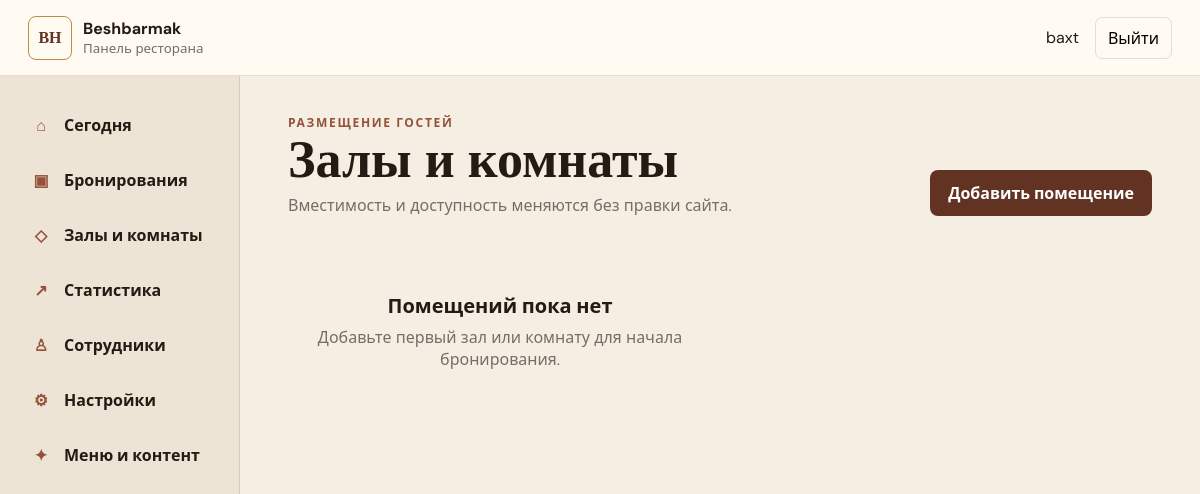
The page /staff/spaces/ (signed in) on the database as committed earlier.
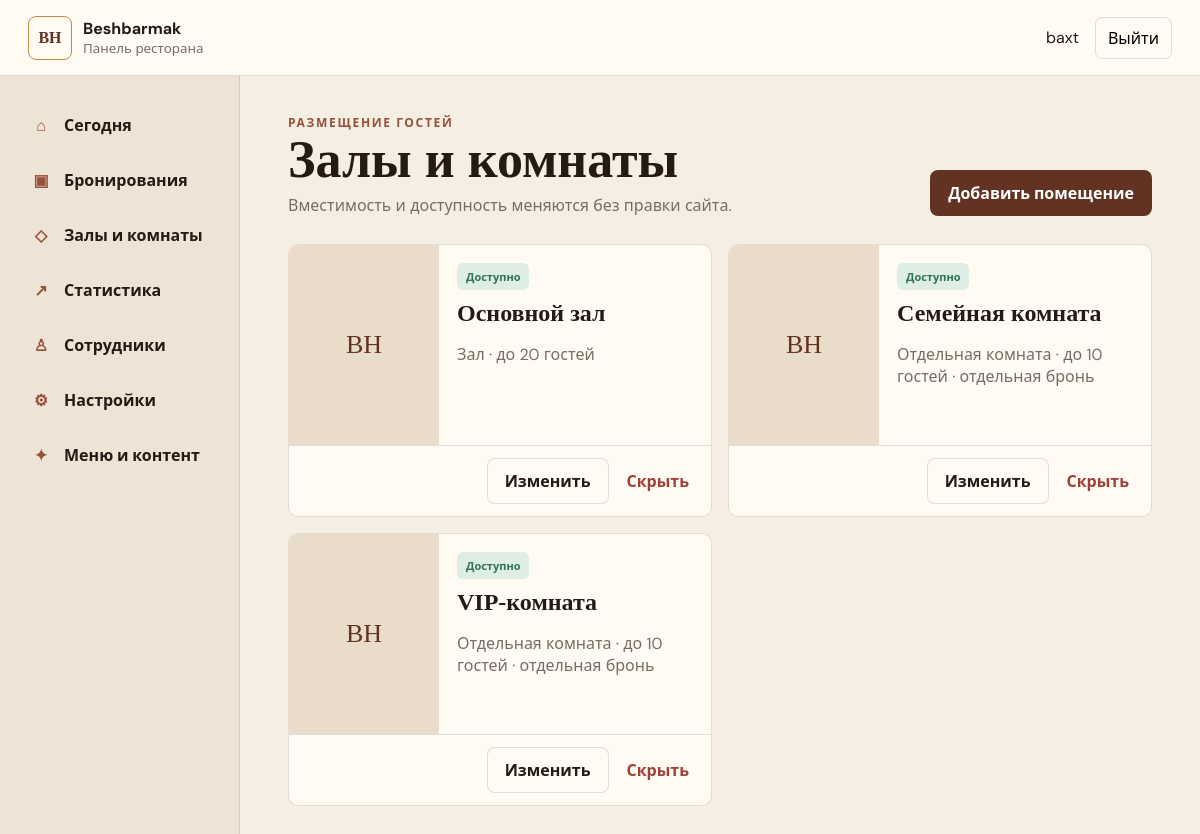
The same page on the database as committed later.
### reservations/models.py (models this page shows, shortened)
class DiningSpace(models.Model):
    class SpaceType(models.TextChoices):
        HALL = "HALL", "Зал"
        PRIVATE_ROOM = "PRIVATE_ROOM", "Отдельная комната"
        TERRACE = "TERRACE", "Терраса"
        VIP = "VIP", "VIP-пространство"
        OTHER = "OTHER", "Другое"
    name = models.CharField("Название", max_length=160)
    name_uz = models.CharField("Название на узбекском", max_length=160, blank=True)
    description = models.TextField("Описание", blank=True)
    description_uz = models.TextField("Описание на узбекском", blank=True)
    image = models.ImageField("Фото", upload_to="spaces/%Y/%m/", blank=True)
    space_type = models.CharField("Тип", max_length=20, choices=SpaceType.choices, default=SpaceType.HALL)
    capacity_min = models.PositiveSmallIntegerField("Минимум гостей", blank=True, null=True)
    capacity_max = models.PositiveSmallIntegerField("Максимум гостей")
    is_exclusive = models.BooleanField("Эксклюзивное бронирование", default=False, help_text="Одновременно может быть только одна подтверждённая бронь.")
    is_active = models.BooleanField("Показывать", default=True)
    is_bookable = models.BooleanField("Можно бронировать", default=True)
    is_temporarily_unavailable = models.BooleanField("Временно недоступно", default=False)
    hide_when_unavailable = models.BooleanField("Скрывать при недоступности", default=False)
    unavailable_reason = models.CharField("Причина недоступности", max_length=240, blank=True)
    unavailable_reason_uz = models.CharField("Причина недоступности на узбекском", max_length=240, blank=True)
    sort_order = models.PositiveSmallIntegerField("Порядок", default=0)
    created_at = models.DateTimeField(auto_now_add=True)
    updated_at = models.DateTimeField(auto_now=True)
    class Meta:
        ordering = ("sort_order", "id")
        verbose_name = "Зал или комната"
        verbose_name_plural = "Залы и комнаты"

### reservations/staff_views.py (the view)
# urls.py: path("spaces/", staff_views.space_list, name="spaces"),
@staff_access(StaffProfile.Role.OWNER, StaffProfile.Role.MANAGER)
def space_list(request):
    return render(request, "staff/space_list.html", {"spaces": DiningSpace.objects.all()})

### reservations/staff_views.py (called while the page is built, shortened)
def _profile_for(user):
    if user.is_superuser:
        return None

def staff_access(*roles):
    def decorator(view):
        @login_required
        @wraps(view)
        def wrapped(request, *args, **kwargs):
            profile = _profile_for(request.user)
            if roles and not request.user.is_superuser and profile.role not in roles:
                raise PermissionDenied("Для этого раздела недостаточно прав.")
            request.staff_profile = profile
            return view(request, *args, **kwargs)
        return wrapped
    return decorator

### templates/staff/space_list.html
{% extends 'staff/base.html' %}{% block title %}Залы и комнаты{% endblock %}{% block content %}
<header class="page-heading"><div><p class="overline">Размещение гостей</p><h1>Залы и комнаты</h1><p>Вместимость и доступность меняются без правки сайта.</p></div><a class="staff-button primary" href="{% url 'staff:space_add' %}">Добавить помещение</a></header>
<section class="space-admin-grid">{% for space in spaces %}<article class="space-admin-card">{% if space.image %}<img src="{{ space.image.url }}" alt="">{% else %}<div class="admin-photo-placeholder">BH</div>{% endif %}<div><span class="availability {% if space.is_active and space.is_bookable and not space.is_temporarily_unavailable %}on{% else %}off{% endif %}">{% if space.is_active and space.is_bookable and not space.is_temporarily_unavailable %}Доступно{% else %}Недоступно{% endif %}</span><h2>{{ space.name }}</h2><p>{{ space.get_space_type_display }} · до {{ space.capacity_max }} гостей{% if space.is_exclusive %} · отдельная бронь{% endif %}</p>{% if space.unavailable_reason %}<strong>{{ space.unavailable_reason }}</strong>{% endif %}</div><div class="card-actions"><a class="staff-button secondary" href="{% url 'staff:space_edit' space.pk %}">Изменить</a>{% if space.is_active %}<form method="post" action="{% url 'staff:space_deactivate' space.pk %}" onsubmit="return confirm('Скрыть помещение? История сохранится.')">{% csrf_token %}<button type="submit">Скрыть</button></form>{% endif %}</div></article>{% empty %}<div class="empty-panel"><b>Помещений пока нет</b><p>Добавьте первый зал или комнату для начала бронирования.</p></div>{% endfor %}</section>
{% endblock %}

### templates/staff/base.html (shortened to what this page needs)
{% load static %}
<!doctype html>
<html lang="ru">
<head>
  <link rel="stylesheet" href="{% static 'css/staff.css' %}?v=20260923-2">
</head>
<body>
  <header class="staff-header">
    <a class="staff-brand" href="{% url 'staff:dashboard' %}"><span>BH</span><div><b>Beshbarmak</b><small>Панель ресторана</small></div></a>
    <div class="staff-user"><span>{{ request.user.get_full_name|default:request.user.username }}</span><form method="post" action="{% url 'staff:logout' %}">{% csrf_token %}<button type="submit">Выйти</button></form></div>
  </header>
  <div class="staff-layout">
    <nav class="staff-nav" aria-label="Разделы панели">
      <a href="{% url 'staff:dashboard' %}"><span>⌂</span>Сегодня</a>
      {% if request.user.is_superuser or request.staff_profile.role != 'CONTENT_MANAGER' %}
        <a href="{% url 'staff:reservations' %}"><span>▣</span>Бронирования</a>
        <a href="{% url 'staff:spaces' %}"><span>◇</span>Залы и комнаты</a>
        <a href="{% url 'staff:analytics' %}"><span>↗</span>Статистика</a>
      {% endif %}
      {% if request.user.is_superuser or request.staff_profile.role == 'OWNER' %}
        <a href="{% url 'staff:members' %}"><span>♙</span>Сотрудники</a>
        <a href="{% url 'staff:settings' %}"><span>⚙</span>Настройки</a>
      {% endif %}
      {% if request.user.is_superuser or request.staff_profile.role == 'OWNER' or request.staff_profile.role == 'CONTENT_MANAGER' %}<a href="{% url 'admin:index' %}"><span>✦</span>Меню и контент</a>{% endif %}
    </nav>
    <main class="staff-main">
      {% block content %}{% endblock %}
    </main>
  </div>
</body>
</html>

### static/css/staff.css (style rules this page uses)
:root { --cream:#f4eee3; --paper:#fffaf2; --ink:#251a14; --muted:#786d65; --brown:#623222; --dark:#2b1b14; --clay:#96513a; --gold:#bd8c47; --line:rgba(72,46,31,.14); --green:#2f7452; --red:#9c4038; --amber:#9a6826; }
* { box-sizing:border-box; }
body { margin:0; color:var(--ink); background:var(--cream); font-family:"DM Sans","Segoe UI",sans-serif; font-size:16px; }
a { color:inherit; text-decoration:none; }
button,input,select,textarea { font:inherit; }
button { cursor:pointer; }
.staff-header { position:sticky; z-index:20; top:0; display:flex; height:76px; align-items:center; justify-content:space-between; padding:0 28px; border-bottom:1px solid var(--line); background:var(--paper); }
.staff-brand { display:flex; align-items:center; gap:11px; }
.staff-brand>span { display:grid; width:44px; height:44px; place-items:center; border:1px solid var(--gold); border-radius:8px; color:var(--brown); font-family:Georgia,serif; font-weight:700; }
.staff-brand div { display:flex; flex-direction:column; }
.staff-brand small { color:var(--muted); }
.staff-user { display:flex; align-items:center; gap:16px; }
.staff-user form { margin:0; }
.staff-user button { padding:9px 12px; border:1px solid var(--line); border-radius:7px; background:transparent; }
.staff-layout { display:grid; grid-template-columns:240px minmax(0,1fr); min-height:calc(100vh - 76px); }
.staff-nav { display:flex; flex-direction:column; gap:5px; padding:24px 16px; border-right:1px solid var(--line); background:#eee4d5; }
.staff-nav a { display:flex; min-height:50px; align-items:center; gap:12px; padding:0 14px; border-radius:8px; font-weight:700; }
.staff-nav span { width:22px; color:var(--clay); text-align:center; }
.staff-main { min-width:0; padding:38px clamp(20px,4vw,56px) 70px; }
.page-heading { display:flex; align-items:flex-end; justify-content:space-between; gap:24px; margin-bottom:28px; }
.page-heading h1,.form-panel h1 { margin:3px 0 0; font-family:Georgia,"Times New Roman",serif; font-size:clamp(34px,5vw,52px); line-height:1; }
.page-heading p { margin:8px 0 0; color:var(--muted); }
.overline { margin:0!important; color:var(--clay)!important; font-size:12px; font-weight:800; letter-spacing:.14em; text-transform:uppercase; }
.staff-button { display:inline-flex; min-height:46px; align-items:center; justify-content:center; padding:0 17px; border:1px solid transparent; border-radius:8px; font-weight:700; }
.staff-button.primary { color:#fff; background:var(--brown); }
.staff-button.secondary { border-color:var(--line); background:var(--paper); }
.status-badge,.availability { display:inline-flex; width:max-content; padding:6px 9px; border-radius:6px; font-size:11px; font-weight:800; }
.status-badge.accepted,.availability.on { color:var(--green); background:#deeee4; }
.space-admin-grid { display:grid; grid-template-columns:repeat(2,minmax(0,1fr)); gap:16px; }
.space-admin-card { display:grid; grid-template-columns:150px minmax(0,1fr); overflow:hidden; border:1px solid var(--line); border-radius:10px; background:var(--paper); }
.space-admin-card img,.admin-photo-placeholder { width:150px; height:100%; min-height:200px; object-fit:cover; }
.admin-photo-placeholder { display:grid; place-items:center; color:var(--brown); background:#eadcca; font-family:Georgia,serif; font-size:26px; }
.space-admin-card>div:nth-child(2) { padding:18px; }
.space-admin-card h2 { margin:10px 0 6px; font-family:Georgia,serif; }
.space-admin-card p { color:var(--muted); }
.card-actions { grid-column:1/-1; display:flex; align-items:center; justify-content:flex-end; gap:12px; padding:12px 16px; border-top:1px solid var(--line); }
.card-actions form { margin:0; }
.card-actions button,.simple-list button { border:0; color:var(--red); background:transparent; font-weight:700; }

Rows that differ between the two databases and show on the page:
added DiningSpace: image "BH", is_active "Доступно", name "Основной зал", space_type "Зал", capacity_max "20"
added DiningSpace: image "BH", is_active "Доступно", name "Семейная комната", space_type "Отдельная комната", capacity_max "10", is_exclusive "· отдельная бронь"
added DiningSpace: image "BH", is_active "Доступно", name "VIP-комната", space_type "Отдельная комната", capacity_max "10", is_exclusive "· отдельная бронь"
Other text that changed with them:
text no longer shown: "Помещений пока нет Добавьте первый зал или комнату для начала бронирования."
